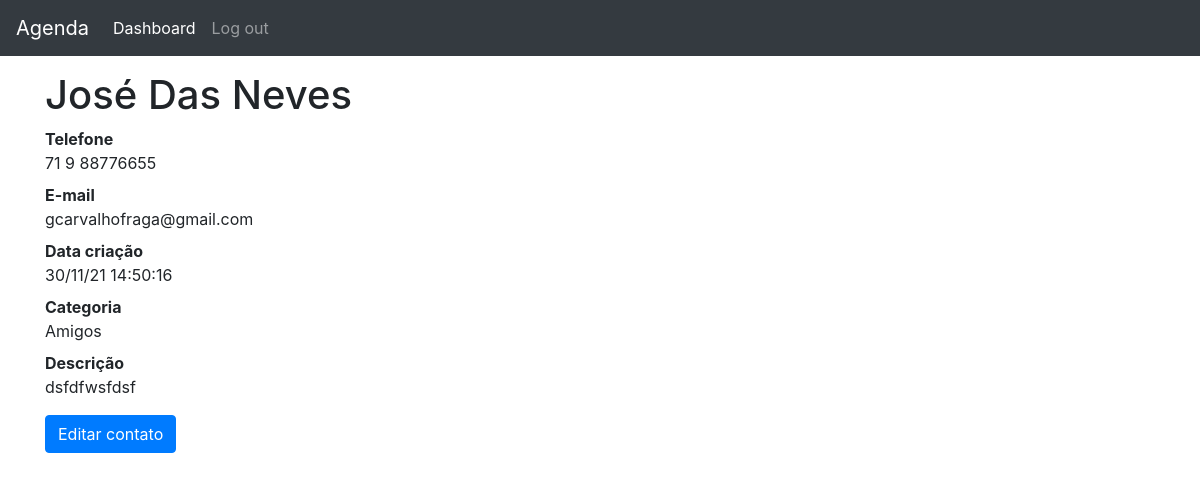
Screenshot of /2 (signed in) with the database file from the repository.
### contatos/models.py (models this page shows, shortened)
class Contato(models.Model):
    nome = models.CharField(max_length=255)
    sobrenome = models.CharField(max_length=255, blank=True)
    telefone = models.CharField(max_length=255)
    email = models.CharField(max_length=255, blank=True)
    data_criacao = models.DateTimeField(
        default=timezone.now)
    descricao = models.TextField(blank=True)
    created_by = models.ForeignKey(User, on_delete=models.CASCADE)
    categoria = models.ForeignKey(
        Categoria, on_delete=models.DO_NOTHING)
    mostrar = models.BooleanField(default=True)
    foto = models.ImageField(blank=True, upload_to='fotos/%y/%m/%d')

class Categoria(models.Model):
    nome = models.CharField(max_length=255)
    created_by = models.ForeignKey(User, on_delete=models.CASCADE)
    def __str__(self):
        return self.nome

### contatos/views.py (the view)
# urls.py: path('<int:contato_id>', views.details, name='detalhes'),
@login_required(redirect_field_name='login')
def details(request, contato_id):
    contato = get_object_or_404(
        Contato, id=contato_id, created_by=request.user)
    if not contato.mostrar:
        raise Http404
    return render(request, 'contatos/detalhes.html', {
        'contato': contato,
    })

### contatos/templates/contatos/detalhes.html (shortened to what this page needs)
{% extends 'base.html' %}
{% block 'page-content' %}
  {% if form %}
    <h1>{{contato.nome }} {{ contato.sobrenome }}</h1>
    <form method="post" enctype="multipart/form-data" action="{% url 'edit-contact' contato.id %}">
      <table class="table">
        {% csrf_token %}
        {{form}}
        <tr>
          <td>
            <button type="submit" method="POST" name="categoria" class="btn btn-primary">Editar</button>
          </td>
        </tr>
      </table>
    </form>
  {% else %}
    <h1 class="mt-5" style="margin-top: 15px !important">
      {{ contato.nome }} {{ contato.sobrenome }}
    </h1>
    <dl>
      <dt>Telefone</dt>
      <dd>{{ contato.telefone }}</dd>
      <dt>E-mail</dt>
      <dd>{{ contato.email }}</dd>
      <dt>Data criação</dt>
      <dd>{{ contato.data_criacao|date:'d/m/y H:i:s' }}</dd>
      <dt>Categoria</dt>
      <dd>{{ contato.categoria }}</dd>
      <dt>Descrição</dt>
      <dd>{{ contato.descricao }}</dd>
    </dl>
    <a href="{% url 'edit-contact' contato.id %}" class="btn btn-primary">
      Editar contato
    </a>
  {% endif %}
{% endblock %}

### rows the page displays
Contato: nome "José", sobrenome "Das Neves", telefone "71 9 88776655", email "gcarvalhofraga@gmail.com", data_criacao "30/11/21 14:50:16", categoria "Amigos", descricao "dsfdfwsfdsf"
